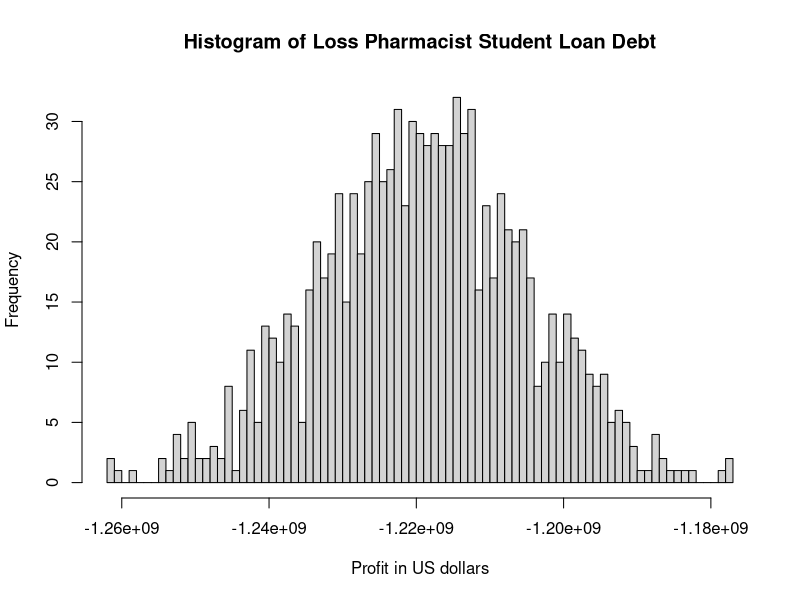

Here is the R script that generated this plot: (Note: a time limit stopped this script after it produced the figure.)
## ---- chunk 1
# PACKAGES AND DEPENDENT CODE FROM CODE.RMD
library(readr)
library(knitr)
library(ggplot2)
library(dplyr)
library(ggpubr)
knitr::opts_chunk$set(dev = 'pdf')
## ---- chunk 2
loan <- 144000
default_rate <- 0.07
#approx around 7 years to pay all the loan back
default_loss <- -174115
n_loans <- 100000
# Monte Carlo method 
B <- 1000 # Number of iterations 
results <- replicate(B,{ 
    
        temp <-sample(c(0,default_loss),n_loans,prob=c(1-default_rate, default_rate),
                      replace = TRUE) 
        sum(temp)})
# Comparisson between calculated result and Monte Carlo result
cat("Calculation result:", n_loans * default_rate * default_loss, "\n")
cat("Monte Carlo result:",mean(results))
## ---- chunk 3
hist(results,breaks=100,xlab="Profit in US dollars", 
   main="Histogram of Loss Pharmacist Student Loan Debt")
## ---- chunk 4
#25% of the sudent debt, is help by active student
interest_rate <- 0.000    # Start with a 0% interest
result <- 0
proportion <- c(1-default_rate,default_rate)
while (result <= 0){ # Each iteration increases the interest rate until the bank's profit is greater than $0.
    interest_rate <- interest_rate + 0.001 # Increase interest by 0.1%, to find the interest rate to to set the profit to zero 
    result <- mean(replicate(B,{ #Monte Carlo Method
                        temp <- sample(c(loan*interest_rate,default_loss), n_loans, prob = proportion, replace = TRUE)
                        
                        sum(temp)
    }))
}
cat("Interest from Simulation:", interest_rate, "\n")
cat("Interest from Equation", -(default_loss * default_rate / (1-default_rate))/loan)
## ---- chunk 5
simu <- replicate(B,{temp <- sample(c(loan*0.091,default_loss), n_loans, prob = proportion, replace = TRUE)
                    sum(temp)
    })
mean(simu <=0)
hist(simu,breaks=100,xlab="Profit in US dollars", 
   main="Profit from Pharmaceutical student loan default")
## ---- chunk 6
total <- c()
  for(i in 1:30){# bc normally distributed by CLT? 
  simu <- replicate(B,{temp <- sample(c(loan*0.091,default_loss), n_loans, prob = proportion, replace = TRUE)
                      sum(temp)
      })

total[i] <- mean(simu <=0)

  }
mean9.1 <- mean(total)
mean9.1
hist(simu,breaks=100,xlab="Profit in US dollars", 
   main="Profit from Pharmaceutical student loan default")
## ---- chunk 7
total <- c()
  for(i in 1:30){# bc normally distributed by CLT? 
  simu <- replicate(B,{temp <- sample(c(loan*0.09100993,default_loss), n_loans, prob = proportion, replace = TRUE)
                      sum(temp)
      })

total[i] <- mean(simu <=0)

  }
mean9.100993 <- mean(total)
mean9.100993
mean(simu <=0)
hist(simu,breaks=100,xlab="Profit in US dollars", 
   main="Profit from Pharmaceutical student loan default")
## ---- chunk 8
total <- c()
  for(i in 1:30){# bc normally distributed by CLT? 
  simu <- replicate(B,{temp <- sample(c(loan*0.092,default_loss), n_loans, prob = proportion, replace = TRUE)
                      sum(temp)
      })

total[i] <- mean(simu <=0)

  }
mean9.2 <- mean(total)
mean9.2
mean(simu <=0)
hist(simu,breaks=100,xlab="Profit in US dollars", 
   main="Profit from Pharmaceutical student loan default")
